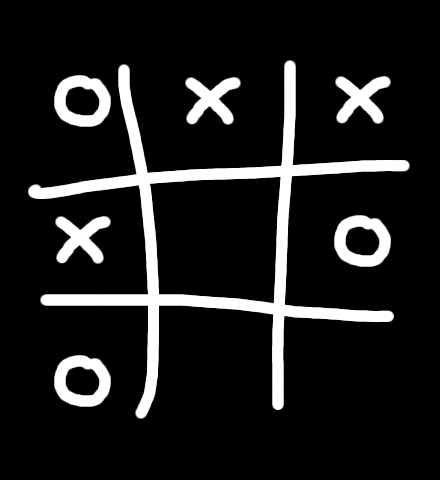
#> input picture resources/x_o.jpg, 440 x 480 px, found by its file name
$ python distinguish_xo.py
#> lines starting #> are read from the running program, lines starting #| are printed output that depends on the picture; after the words box and inside, x2 and y2 are one past the last pixel; in counts of white or black regions, pixels touching at a corner belong together
import cv2
import imutils

image = cv2.imread("resources/x_o.jpg")
#> image is the input picture: shape (480, 440, 3); min 0, max 255, mean 29.5
gray = cv2.cvtColor(image, cv2.COLOR_BGR2GRAY)

cnts = cv2.findContours(gray.copy(), cv2.RETR_EXTERNAL, cv2.CHAIN_APPROX_SIMPLE)
#> cnts = 7 contours; box (x1, y1, x2, y2) and area: (28, 60, 410, 419) 29898, (54, 355, 111, 407) 2402, (334, 215, 391, 267) 2402, (54, 75, 111, 127) 2402, (55, 216, 111, 264) 1452, (185, 77, 241, 125) 1452, (335, 76, 391, 124) 1452
cnts = imutils.grab_contours(cnts)

for (i, c) in enumerate(cnts):
    area = cv2.contourArea(c)
    #find x, y to putText
    (x, y, w, h) = cv2.boundingRect(c)

    hull = cv2.convexHull(c)
    hullArea = cv2.contourArea(hull)
    solidity = area/hullArea
# o>0.98, x>0.6, ? = 0.279
    char = "?"

    if(solidity>0.98):
        char = "O"
    elif(solidity>0.6):
        char = "X"

    if(char != "?"):
        cv2.drawContours(image, [c], -1, (0, 255, 0), 2)
        cv2.putText(image, char, (x, y), cv2.FONT_HERSHEY_SIMPLEX, 1, (0, 0, 255), 2)

    print("{}: Contour #{} -- solidity = {:.2f}".format(char, i+1, solidity))
#> this loop made 7 passes
#> (area, x, y, w, h, hullArea, solidity, char) on passes 1 to 7: (2402.5, 54, 355, 57, 52, 2443.5, 0.983, 'O'), (1452, 55, 216, 56, 48, 2417, 0.601, 'X'), (2402.5, 334, 215, 57, 52, 2443.5, 0.983, 'O'), (1452, 185, 77, 56, 48, 2417, 0.601, 'X'), (1452, 335, 76, 56, 48, 2417, 0.601, 'X'), (2402.5, 54, 75, 57, 52, 2443.5, 0.983, 'O'), (29898.5, 28, 60, 382, 359, 107155, 0.279, '?')
#| O: Contour #1 -- solidity = 0.98
#| X: Contour #2 -- solidity = 0.60
#| O: Contour #3 -- solidity = 0.98
#| X: Contour #4 -- solidity = 0.60
#| X: Contour #5 -- solidity = 0.60
#| O: Contour #6 -- solidity = 0.98
#| ?: Contour #7 -- solidity = 0.28
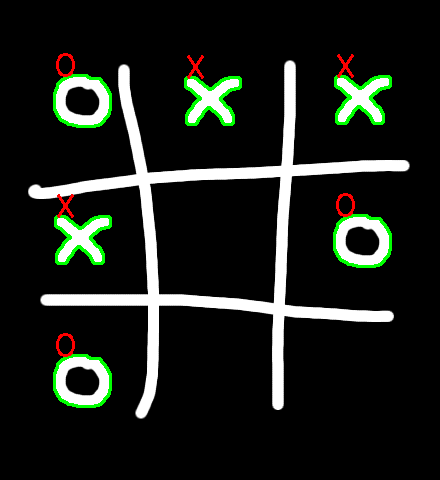
#> image: shape (480, 440, 3); 2.48% of pixels changed, all inside (x1, y1, x2, y2) = (53, 53, 392, 408)

cv2.imshow("X_O", image)
cv2.waitKey(0)

$ run again, with resources/circles_and_squares.jpg copied over resources/x_o.jpg
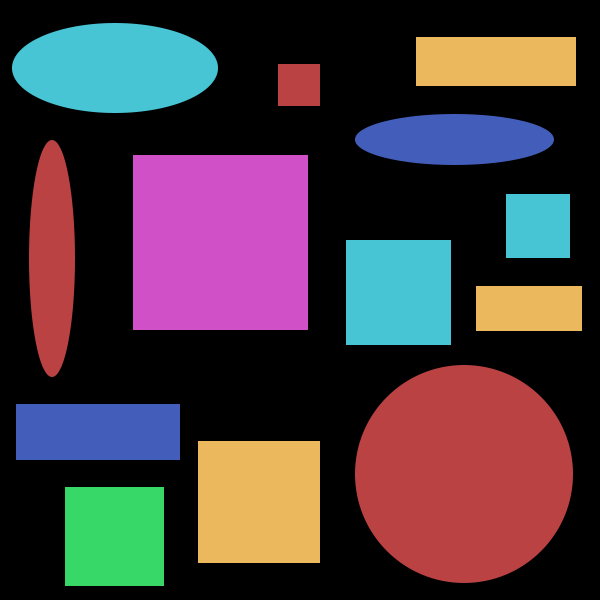
#> input picture resources/circles_and_squares.jpg, 600 x 600 px, found by its file name
#> image is the input picture: shape (600, 600, 3); mean B, G, R 62, 56.2, 70.8
#> `gray = cv2.cvtColor(image, cv2.COLOR_BGR2GRAY)`:
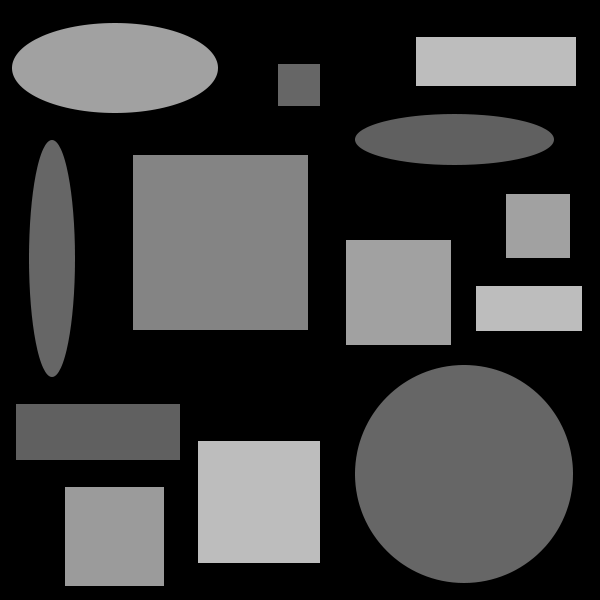
#> gray: shape (600, 600); min 0, max 189, mean 61.2
#> cnts = 13 contours; largest, box (x1, y1, x2, y2) and area: (355, 365, 573, 583) 37385, (133, 155, 308, 330) 30276, (198, 441, 320, 563) 14641, (12, 23, 218, 113) 14593, (346, 240, 451, 345) 10816
#> the loop `for (i, c) in enumerate(cnts):` made 13 passes
#> (c, area, x, y, w, h, hull, hullArea) on passes 1 to 3: ([[65, 487], [65, 585], [163, 585], [163, 487]], 9604, 65, 487, 99, 99, [[163, 487], [163, 585], [65, 585], [65, 487]], 9604), ([[198, 441], [198, 562], [319, 562], [319, 441]], 14641, 198, 441, 122, 122, [[319, 441], [319, 562], [198, 562], [198, 441]], 14641), ([[16, 404], [16, 459], [179, 459], [179, 404]], 8965, 16, 404, 164, 56, [[179, 404], [179, 459], [16, 459], [16, 404]], 8965)
#> (printed output is left out)
#> after the loop `for (i, c) in enumerate(cnts):`:
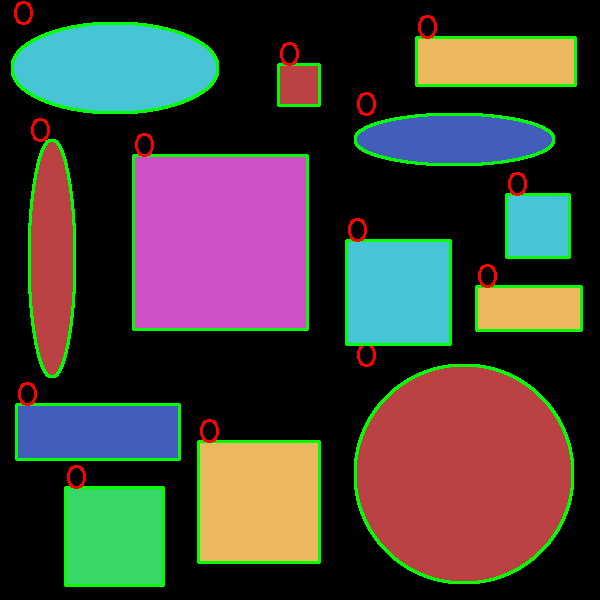
#> image: shape (600, 600, 3); 5.46% of pixels changed, all inside (x1, y1, x2, y2) = (11, 1, 583, 587)
